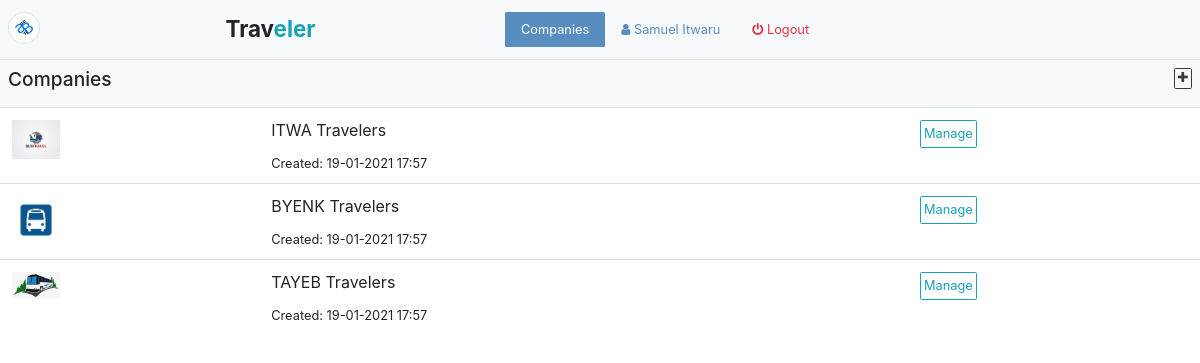
/company/ (signed in), run on an earlier commit of the app's database.
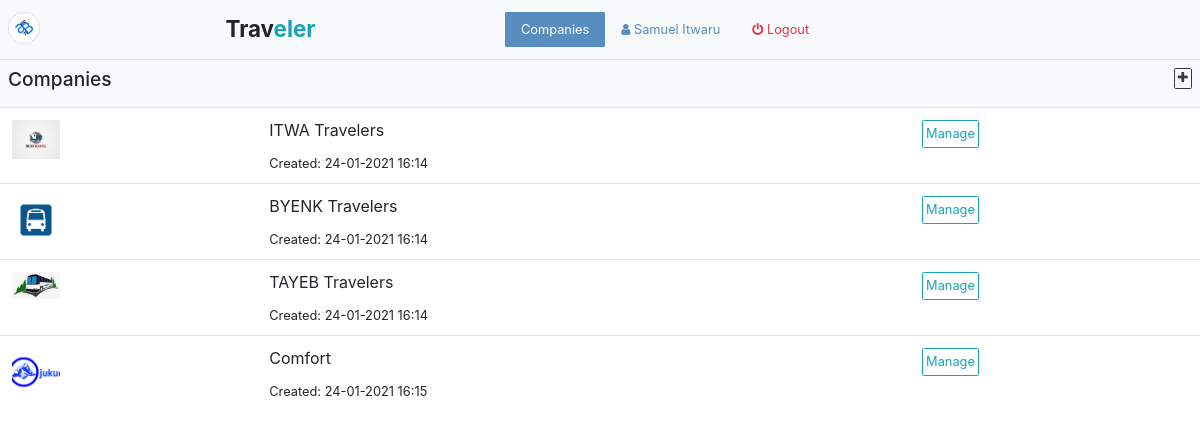
And on a later commit of the database.
### app/models/models.py (models this page shows, shortened)
class TimestampedModel(Model):
    created_at = Column(DateTime, default=now())
    updated_at = Column(DateTime)

class Company(db.Model, TimestampedModel):
    id = db.Column(db.Integer, primary_key=True)
    name = db.Column(db.String(64))
    logo = db.Column(db.String(64))
    branches = db.relationship("Branch", backref="company")
    buses = db.relationship("Bus", backref="company")
    statuses = db.relationship("Status", backref="company")
    payments = db.relationship("Payment", backref="company")

### app/WEB/views/company.py (the view)
@company_bp.route("/", methods=["GET"])
@login_required
def get_companies():
    companies = Company.query.all()
    return render_template("company/companies.html", companies=companies)

### app/WEB/context_processors.py (called while the page is built)
@app.context_processor
def application():
	return  {
		"HOST": app.config.get("HOST_ADDRESS")
	}

@app.context_processor
def company():
	context = dict()
	if current_user.is_authenticated:
		context["profile"] = current_user.profile
		branch = current_user.profile.branch
		if branch:
			context["branch"] = branch
			context["company"] = branch.company
	return context

### app/WEB/template_filters.py (called while the page is built)
def datetimeformat(value, format='%d-%m-%Y %H:%M'):
	if isinstance(value, datetime):
		return value.strftime(format)

### app/models/models.py (called while the page is built)
    def __str__(self):
        return self.profile.display_name()

    def display_name(self):
        return f"{self.first_name} {self.last_name}"

### app/setup.py (called while the page is built)
@login_manager.user_loader
def load_user(user_id):
	return User.query.get(user_id)

### app/templates/company/companies.html (shortened to what this page needs)
{% extends 'index/admin-base.html' %}
{% block companies_active %}active{% endblock %}
{% block content %}
	<div class="container-fluid p-0">
	    <div class="bg-light p-2 fixed d-flex">
	        <div class="flex-fill m-auto">
	            <h4>Companies</h4>
	        </div>
	        <div align="right">
	            <a class="btn btn-outline-dark" href="{{ url_for('company.create_company') }}"><span class="fa fa-plus"></span></a>
	        </div>
	    </div>
	    <table class="table table-responsive-sm">
	        <tbody>
	            {% for company in companies %}
	                <tr>
	                    <td>
	                    	<img class="img-fluid rounded" style="width: 3rem;" src="{{url_for('company.get_company_logo', logoname=company.logo)}}" />
	                    </td>
	                    <td class="m-auto">
	                        <p>{{ company.name }}</p>
	                        <small>Created: {{company.created_at|datetimeformat}}</small>
	                    </td>
	                    <td><a href="{{ url_for('company.get_company_buses', company_id=company.id) }}" class='btn btn-outline-info'>Manage</a></td>
	                </tr>
	            {% else %}
	                <div class="container" align="center">
	                    <label class="display-4 text-muted">No Companies!</label>
	                    <hr>
	                    <a class="btn btn-outline-dark" href="{{ url_for('company.create_company') }}"><span class="fa fa-plus"></span> New Company</a>
	                </div>
	            {% endfor %}
	        </tbody>
	    </table>
	</div>
{% endblock %}

What changed in the data, as far as the page shows it:
changed Company "ITWA Travelers": created_at "19-01-2021 17:57" → "24-01-2021 16:14"
changed Company "BYENK Travelers": created_at "19-01-2021 17:57" → "24-01-2021 16:14"
changed Company "TAYEB Travelers": created_at "19-01-2021 17:57" → "24-01-2021 16:14"
added Company: logo (picture), name "Comfort", created_at "24-01-2021 16:15"
